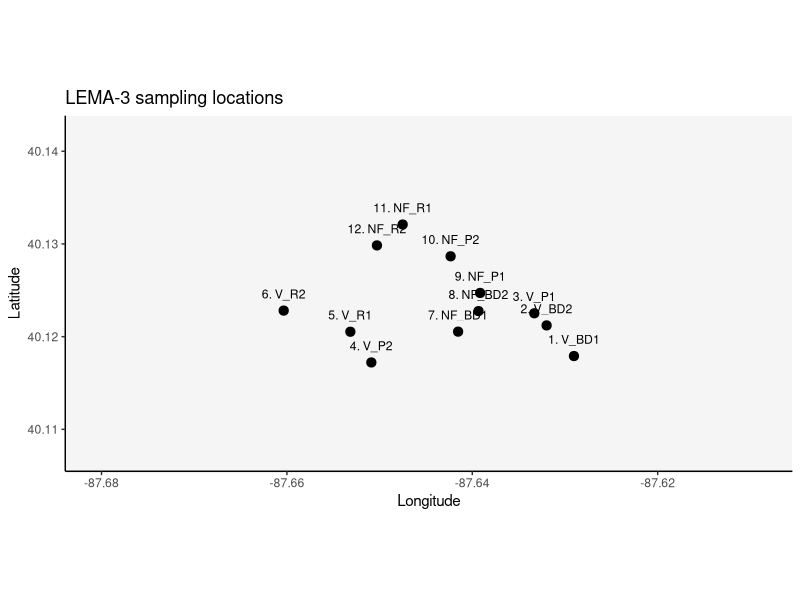
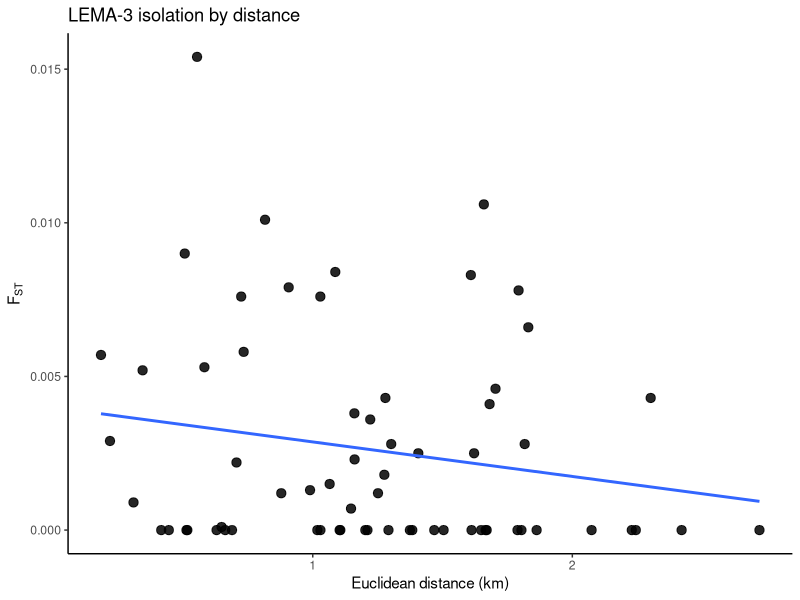
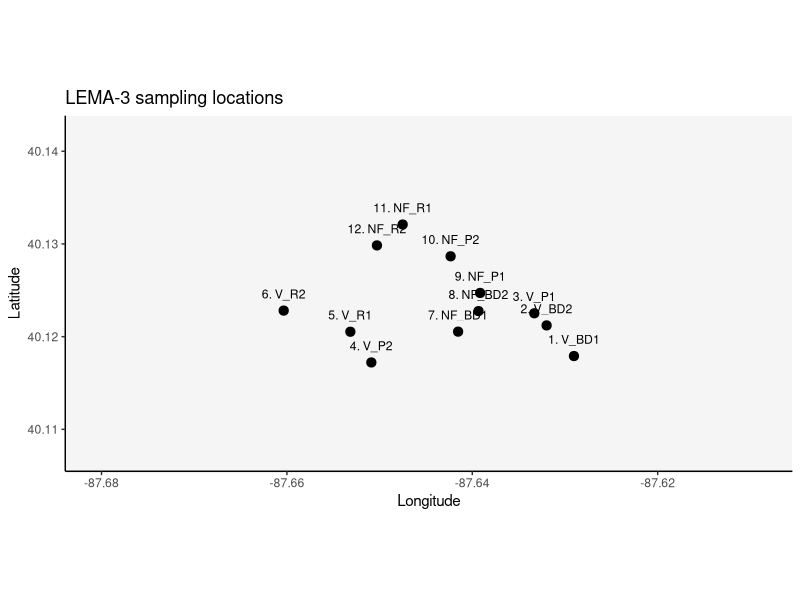
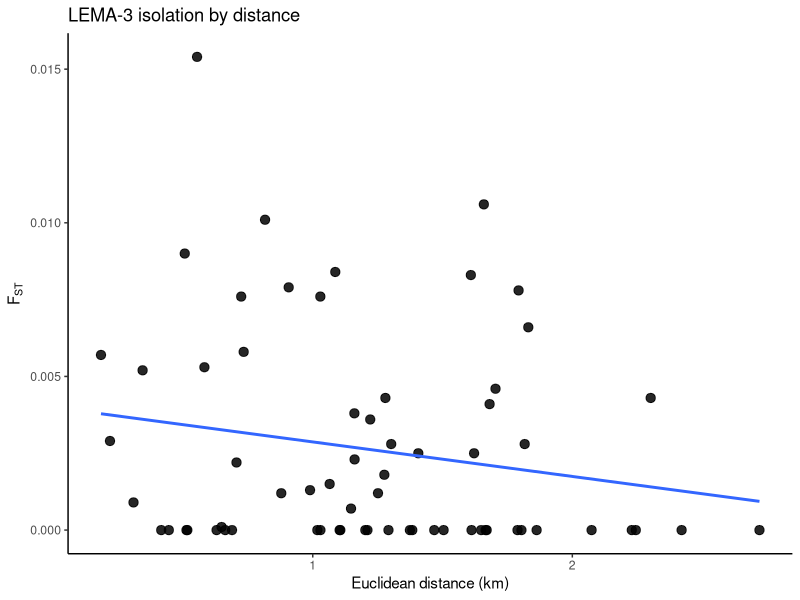

Write the R code that produced these figures, in order. (Note: this script raises an error after producing the figures.)
# ========================================
# LEMA-3
# Lepomis megalotis
# longear sunfish
#
# Smith 2016 thesis:
# "Low-Head Dams on Habitat, Fish Functional Guilds and Genetic Structuring in a Midwestern River System"
#
# Exact site coordinates from Appendix Table I
# Pairwise LOS FST values from Table 2.5
# ========================================

library(ggplot2)
library(geosphere)
library(maps)

study_code <- "LEMA-3"

base_dir <- "/Users/johnmccall/Library/CloudStorage/OneDrive-TheOhioStateUniversity/Spring_2026/Landgen_DGS/DGS-Patterns-of-Fish-Diversity/DGS-Patterns-of-Fish-Diversity/Objective 2/Data/LEMA-3"
data_dir <- file.path(base_dir, "data")

dir.create(base_dir, recursive = TRUE, showWarnings = FALSE)
dir.create(data_dir, recursive = TRUE, showWarnings = FALSE)

# -----------------------------
# 1) exact site coordinates
# Appendix Table I
# Site order matches Table 2.5 exactly
# -----------------------------
LEMA_3_coords <- data.frame(
  site_id = as.character(1:12),
  lat = c(
    40.117908, 40.121214, 40.122522, 40.117217, 40.120531, 40.122811,
    40.120542, 40.122756, 40.124717, 40.128669, 40.132097, 40.129844
  ),
  lon = c(
    -87.629033, -87.631983, -87.633308, -87.650892, -87.653156, -87.660347,
    -87.641531, -87.639333, -87.639153, -87.642339, -87.647511, -87.650286
  ),
  stringsAsFactors = FALSE
)

site_lookup <- data.frame(
  site_id = as.character(1:12),
  site_code = c(
    "V_BD1", "V_BD2", "V_P1", "V_P2", "V_R1", "V_R2",
    "NF_BD1", "NF_BD2", "NF_P1", "NF_P2", "NF_R1", "NF_R2"
  ),
  river = c(
    rep("Vermilion", 6),
    rep("North Fork Vermilion", 6)
  ),
  location = c(
    "below dam", "below dam", "pool", "pool", "river", "river",
    "below dam", "below dam", "pool", "pool", "river", "river"
  ),
  stringsAsFactors = FALSE
)

# -----------------------------
# 2) helper
# fill symmetric matrix from lower triangle values
# -----------------------------
fill_sym_from_lower <- function(pops, vals, diag_val = 0) {
  n <- length(pops)
  stopifnot(length(vals) == n * (n - 1) / 2)

  mat <- matrix(
    0,
    nrow = n,
    ncol = n,
    dimnames = list(pops, pops)
  )

  k <- 1
  for (i in 2:n) {
    for (j in 1:(i - 1)) {
      mat[i, j] <- vals[k]
      mat[j, i] <- vals[k]
      k <- k + 1
    }
  }

  diag(mat) <- diag_val
  mat
}

# -----------------------------
# 3) pairwise FST matrix
# LOS values from Table 2.5
# negatives set to 0 per workflow
# order:
# V_BD1, V_BD2, V_P1, V_P2, V_R1, V_R2,
# NF_BD1, NF_BD2, NF_P1, NF_P2, NF_R1, NF_R2
# -----------------------------
fst_vals <- c(
  -0.0032,
  -0.0015,  0.0057,
  -0.0040, -0.0028,  0.0083,
  -0.0064, -0.0020,  0.0046, -0.0057,
  -0.0021, -0.0023,  0.0043, -0.0008, -0.0049,
  -0.0015,  0.0101,  0.0058,  0.0012,  0.0013,  0.0025,
  -0.0025,  0.0001, -0.0011,  0.0023, -0.0020, -0.0034,  0.0009,
   0.0007,  0.0076,  0.0154,  0.0028,  0.0043,  0.0028,  0.0090,  0.0029,
  -0.0026, -0.0010,  0.0076, -0.0023, -0.0006, -0.0001,  0.0079,  0.0022, -0.0003,
  -0.0028,  0.0078, -0.0029,  0.0041, -0.0007, -0.0017, -0.0039,  0.0012,  0.0084,  0.0053,
  -0.0052,  0.0066,  0.0106,  0.0025,  0.0015,  0.0038,  0.0018,  0.0036, -0.0011, -0.0031,  0.0052
)

LEMA_3_fst <- fill_sym_from_lower(
  pops = LEMA_3_coords$site_id,
  vals = fst_vals,
  diag_val = 0
)

LEMA_3_fst[LEMA_3_fst < 0] <- 0
diag(LEMA_3_fst) <- 0

# -----------------------------
# 4) geographic distance matrix
# straight-line distance among exact site coordinates
# -----------------------------
geo_dist_km <- geosphere::distm(
  x = as.matrix(LEMA_3_coords[, c("lon", "lat")]),
  fun = geosphere::distHaversine
) / 1000

rownames(geo_dist_km) <- LEMA_3_coords$site_id
colnames(geo_dist_km) <- LEMA_3_coords$site_id

# -----------------------------
# 5) IBD dataframe
# -----------------------------
ibd_df <- data.frame(
  site1 = rownames(LEMA_3_fst)[row(LEMA_3_fst)[upper.tri(LEMA_3_fst)]],
  site2 = colnames(LEMA_3_fst)[col(LEMA_3_fst)[upper.tri(LEMA_3_fst)]],
  fst = LEMA_3_fst[upper.tri(LEMA_3_fst)],
  dist_km = geo_dist_km[upper.tri(geo_dist_km)],
  stringsAsFactors = FALSE
)

ibd_df$site1_code <- site_lookup$site_code[match(ibd_df$site1, site_lookup$site_id)]
ibd_df$site2_code <- site_lookup$site_code[match(ibd_df$site2, site_lookup$site_id)]

# -----------------------------
# 6) map
# tight local extent around exact sites
# -----------------------------
state_map <- map_data("state")
plot_sites <- merge(LEMA_3_coords, site_lookup, by = "site_id", sort = FALSE)

lon_rng <- range(plot_sites$lon, na.rm = TRUE)
lat_rng <- range(plot_sites$lat, na.rm = TRUE)

x_pad <- max(0.02, diff(lon_rng) * 0.20)
y_pad <- max(0.01, diff(lat_rng) * 0.25)

xlim_use <- c(lon_rng[1] - x_pad, lon_rng[2] + x_pad)
ylim_use <- c(lat_rng[1] - y_pad, lat_rng[2] + y_pad)

map_plot <- ggplot() +
  geom_polygon(
    data = state_map,
    aes(x = long, y = lat, group = group),
    fill = "grey96",
    color = "grey55",
    linewidth = 0.25
  ) +
  geom_point(
    data = plot_sites,
    aes(x = lon, y = lat),
    size = 2.8
  ) +
  geom_text(
    data = plot_sites,
    aes(x = lon, y = lat, label = paste0(site_id, ". ", site_code)),
    nudge_y = 0.0018,
    size = 3.1
  ) +
  coord_fixed(
    xlim = xlim_use,
    ylim = ylim_use
  ) +
  theme_classic() +
  labs(
    x = "Longitude",
    y = "Latitude",
    title = "LEMA-3 sampling locations"
  )

print(map_plot)

ggsave(
  filename = file.path(base_dir, "LEMA-3_map.png"),
  plot = map_plot,
  width = 7,
  height = 5.2,
  dpi = 300
)

# -----------------------------
# 7) IBD plot
# -----------------------------
ibd_plot <- ggplot(ibd_df, aes(x = dist_km, y = fst)) +
  geom_point(size = 2.8, alpha = 0.85) +
  geom_smooth(method = "lm", se = FALSE) +
  theme_classic() +
  labs(
    x = "Euclidean distance (km)",
    y = expression(F[ST]),
    title = "LEMA-3 isolation by distance"
  )

print(ibd_plot)

ggsave(
  filename = file.path(base_dir, "LEMA-3_IBD.png"),
  plot = ibd_plot,
  width = 7,
  height = 5,
  dpi = 300
)

# -----------------------------
# 8) checks + save
# -----------------------------
stopifnot(identical(rownames(LEMA_3_fst), LEMA_3_coords$site_id))
stopifnot(identical(colnames(LEMA_3_fst), LEMA_3_coords$site_id))
stopifnot(isTRUE(all.equal(LEMA_3_fst, t(LEMA_3_fst))))
stopifnot(isTRUE(all.equal(geo_dist_km, t(geo_dist_km))))

save(
  LEMA_3_fst,
  LEMA_3_coords,
  file = file.path(data_dir, "LEMA-3.RData")
)
